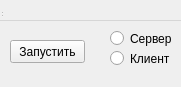
<?xml version="1.0" encoding="UTF-8"?>
<ui version="4.0">
 <class>ClientServerForm</class>
 <widget class="QWidget" name="ClientServerForm">
  <property name="geometry">
   <rect>
    <x>0</x>
    <y>0</y>
    <width>181</width>
    <height>87</height>
   </rect>
  </property>
  <property name="windowTitle">
   <string>MainWindow</string>
  </property>
  <widget class="QWidget" name="centralwidget" native="true">
   <property name="geometry">
    <rect>
     <x>0</x>
     <y>20</y>
     <width>202</width>
     <height>57</height>
    </rect>
   </property>
   <widget class="QPushButton" name="selectRole">
    <property name="geometry">
     <rect>
      <x>10</x>
      <y>20</y>
      <width>75</width>
      <height>23</height>
     </rect>
    </property>
    <property name="text">
     <string>Запустить</string>
    </property>
   </widget>
   <widget class="QRadioButton" name="serverRole">
    <property name="geometry">
     <rect>
      <x>110</x>
      <y>10</y>
      <width>82</width>
      <height>17</height>
     </rect>
    </property>
    <property name="text">
     <string>Сервер</string>
    </property>
   </widget>
   <widget class="QRadioButton" name="clientRole">
    <property name="geometry">
     <rect>
      <x>110</x>
      <y>30</y>
      <width>82</width>
      <height>17</height>
     </rect>
    </property>
    <property name="text">
     <string>Клиент</string>
    </property>
   </widget>
  </widget>
  <widget class="QMenuBar" name="menubar">
   <property name="geometry">
    <rect>
     <x>0</x>
     <y>0</y>
     <width>181</width>
     <height>21</height>
    </rect>
   </property>
  </widget>
  <widget class="QStatusBar" name="statusbar">
   <property name="geometry">
    <rect>
     <x>0</x>
     <y>0</y>
     <width>3</width>
     <height>18</height>
    </rect>
   </property>
  </widget>
 </widget>
 <resources/>
 <connections/>
</ui>
